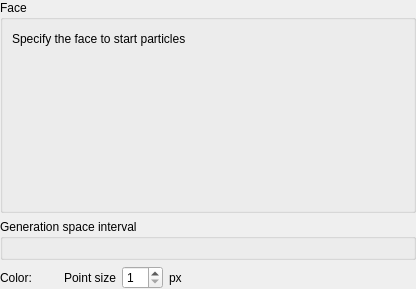
<?xml version="1.0" encoding="UTF-8"?>
<ui version="4.0">
 <class>Post3dWindowNodeVectorParticleGroupStructuredDataItem_SettingEditWidget_StartPositionEditWidget</class>
 <widget class="QWidget" name="Post3dWindowNodeVectorParticleGroupStructuredDataItem_SettingEditWidget_StartPositionEditWidget">
  <property name="geometry">
   <rect>
    <x>0</x>
    <y>0</y>
    <width>416</width>
    <height>289</height>
   </rect>
  </property>
  <property name="windowTitle">
   <string>Form</string>
  </property>
  <layout class="QVBoxLayout" name="verticalLayout_3">
   <property name="leftMargin">
    <number>0</number>
   </property>
   <property name="topMargin">
    <number>0</number>
   </property>
   <property name="rightMargin">
    <number>0</number>
   </property>
   <property name="bottomMargin">
    <number>0</number>
   </property>
   <item>
    <widget class="QGroupBox" name="rangeGroupBox">
     <property name="title">
      <string>Face</string>
     </property>
     <layout class="QVBoxLayout" name="verticalLayout_2" stretch="0,1">
      <item>
       <layout class="QHBoxLayout" name="horizontalLayout">
        <item>
         <widget class="QLabel" name="positionDescLabel">
          <property name="text">
           <string>Specify the face to start particles</string>
          </property>
         </widget>
        </item>
        <item>
         <widget class="TooltipLabel" name="areaHelpLabel">
          <property name="toolTip">
           <string>Specify the face to start particles, by grid indices range (I, J, K).</string>
          </property>
          <property name="text">
           <string/>
          </property>
          <property name="pixmap">
           <pixmap resource="../../../../guibase/guibase.qrc">:/libs/guibase/images/iconQuestion.svg</pixmap>
          </property>
         </widget>
        </item>
        <item>
         <spacer name="horizontalSpacer">
          <property name="orientation">
           <enum>Qt::Horizontal</enum>
          </property>
          <property name="sizeHint" stdset="0">
           <size>
            <width>40</width>
            <height>20</height>
           </size>
          </property>
         </spacer>
        </item>
       </layout>
      </item>
      <item>
       <widget class="Post3dWindowFaceSettingEditWidget" name="faceWidget" native="true"/>
      </item>
     </layout>
    </widget>
   </item>
   <item>
    <widget class="QGroupBox" name="generationSpaceIntervalgroupBox">
     <property name="title">
      <string>Generation space interval</string>
     </property>
     <layout class="QVBoxLayout" name="verticalLayout">
      <item>
       <widget class="StructuredGridSkipOrSubdivideSettingEditWidget" name="skipWidget" native="true"/>
      </item>
     </layout>
    </widget>
   </item>
   <item>
    <layout class="QHBoxLayout" name="horizontalLayout_2">
     <item>
      <widget class="QLabel" name="colorLabel_2">
       <property name="text">
        <string>Color:</string>
       </property>
      </widget>
     </item>
     <item>
      <widget class="ColorEditWidget" name="colorWidget"/>
     </item>
     <item>
      <spacer name="horizontalSpacer_5">
       <property name="orientation">
        <enum>Qt::Horizontal</enum>
       </property>
       <property name="sizeType">
        <enum>QSizePolicy::Fixed</enum>
       </property>
       <property name="sizeHint" stdset="0">
        <size>
         <width>13</width>
         <height>20</height>
        </size>
       </property>
      </spacer>
     </item>
     <item>
      <widget class="QLabel" name="pointSizeLabel">
       <property name="text">
        <string>Point size</string>
       </property>
      </widget>
     </item>
     <item>
      <widget class="QSpinBox" name="pointSizeSpinBox">
       <property name="minimum">
        <number>1</number>
       </property>
       <property name="maximum">
        <number>20</number>
       </property>
      </widget>
     </item>
     <item>
      <widget class="QLabel" name="pointSizeUnitLabel">
       <property name="text">
        <string>px</string>
       </property>
      </widget>
     </item>
     <item>
      <spacer name="horizontalSpacer_2">
       <property name="orientation">
        <enum>Qt::Horizontal</enum>
       </property>
       <property name="sizeHint" stdset="0">
        <size>
         <width>40</width>
         <height>20</height>
        </size>
       </property>
      </spacer>
     </item>
    </layout>
   </item>
  </layout>
 </widget>
 <customwidgets>
  <customwidget>
   <class>TooltipLabel</class>
   <extends>QLabel</extends>
   <header>guibase/tooltiplabel.h</header>
  </customwidget>
  <customwidget>
   <class>ColorEditWidget</class>
   <extends>QLabel</extends>
   <header>guibase/widget/coloreditwidget.h</header>
   <container>1</container>
  </customwidget>
  <customwidget>
   <class>StructuredGridSkipOrSubdivideSettingEditWidget</class>
   <extends>QWidget</extends>
   <header>guicore/filter/structuredgridskiporsubdividesettingeditwidget.h</header>
   <container>1</container>
  </customwidget>
  <customwidget>
   <class>Post3dWindowFaceSettingEditWidget</class>
   <extends>QWidget</extends>
   <header>post/post3d/post3dwindowfacesettingeditwidget.h</header>
   <container>1</container>
  </customwidget>
 </customwidgets>
 <resources>
  <include location="../../../../guibase/guibase.qrc"/>
 </resources>
 <connections/>
</ui>
